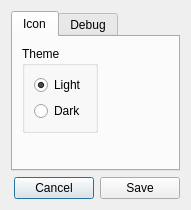
<?xml version="1.0" encoding="UTF-8"?>
<ui version="4.0">
 <class>PreferencesDialog</class>
 <widget class="QDialog" name="PreferencesDialog">
  <property name="geometry">
   <rect>
    <x>0</x>
    <y>0</y>
    <width>191</width>
    <height>210</height>
   </rect>
  </property>
  <property name="windowTitle">
   <string>Shade-X Preferences</string>
  </property>
  <property name="windowIcon">
   <iconset resource="Shade-X.qrc">
    <normaloff>:/files/icons/Shade-X.png</normaloff>:/files/icons/Shade-X.png</iconset>
  </property>
  <layout class="QGridLayout" name="gridLayout_9">
   <item row="0" column="0">
    <widget class="QTabWidget" name="tabWidget">
     <property name="currentIndex">
      <number>0</number>
     </property>
     <widget class="QWidget" name="tabIcon">
      <attribute name="title">
       <string>Icon</string>
      </attribute>
      <layout class="QGridLayout" name="gridLayout_8">
       <item row="1" column="1">
        <spacer name="horizontalSpacer_8">
         <property name="orientation">
          <enum>Qt::Horizontal</enum>
         </property>
         <property name="sizeHint" stdset="0">
          <size>
           <width>1</width>
           <height>20</height>
          </size>
         </property>
        </spacer>
       </item>
       <item row="0" column="0" rowspan="2">
        <layout class="QGridLayout" name="gridLayout_7">
         <item row="0" column="0" colspan="2">
          <widget class="QGroupBox" name="themeGroupBox">
           <property name="title">
            <string>Theme</string>
           </property>
           <layout class="QGridLayout" name="gridLayout">
            <item row="0" column="0">
             <layout class="QVBoxLayout" name="verticalLayout_7">
              <item>
               <widget class="QRadioButton" name="lightRadioButton">
                <property name="text">
                 <string>Light</string>
                </property>
                <property name="checked">
                 <bool>true</bool>
                </property>
                <attribute name="buttonGroup">
                 <string notr="true">themeGroup</string>
                </attribute>
               </widget>
              </item>
              <item>
               <widget class="QRadioButton" name="darkRadioButton">
                <property name="text">
                 <string>Dark</string>
                </property>
                <property name="checked">
                 <bool>false</bool>
                </property>
                <attribute name="buttonGroup">
                 <string notr="true">themeGroup</string>
                </attribute>
               </widget>
              </item>
             </layout>
            </item>
           </layout>
          </widget>
         </item>
        </layout>
       </item>
       <item row="2" column="0">
        <spacer name="verticalSpacer">
         <property name="orientation">
          <enum>Qt::Vertical</enum>
         </property>
         <property name="sizeHint" stdset="0">
          <size>
           <width>20</width>
           <height>40</height>
          </size>
         </property>
        </spacer>
       </item>
      </layout>
     </widget>
     <widget class="QWidget" name="tabDebug">
      <attribute name="title">
       <string>Debug</string>
      </attribute>
      <layout class="QGridLayout" name="gridLayout_3">
       <item row="0" column="0">
        <widget class="QCheckBox" name="debugWindowCheckBox">
         <property name="text">
          <string>Display debug window</string>
         </property>
        </widget>
       </item>
       <item row="0" column="1">
        <spacer name="horizontalSpacer_7">
         <property name="orientation">
          <enum>Qt::Horizontal</enum>
         </property>
         <property name="sizeHint" stdset="0">
          <size>
           <width>358</width>
           <height>20</height>
          </size>
         </property>
        </spacer>
       </item>
       <item row="1" column="0">
        <spacer name="verticalSpacer_3">
         <property name="orientation">
          <enum>Qt::Vertical</enum>
         </property>
         <property name="sizeHint" stdset="0">
          <size>
           <width>20</width>
           <height>485</height>
          </size>
         </property>
        </spacer>
       </item>
      </layout>
     </widget>
    </widget>
   </item>
   <item row="1" column="0">
    <layout class="QHBoxLayout" name="horizontalLayout_13">
     <item>
      <spacer name="horizontalSpacer_4">
       <property name="orientation">
        <enum>Qt::Horizontal</enum>
       </property>
       <property name="sizeHint" stdset="0">
        <size>
         <width>369</width>
         <height>20</height>
        </size>
       </property>
      </spacer>
     </item>
     <item>
      <layout class="QHBoxLayout" name="horizontalLayout_7">
       <item>
        <widget class="QPushButton" name="cancelPushButton">
         <property name="text">
          <string>Cancel</string>
         </property>
        </widget>
       </item>
       <item>
        <widget class="QPushButton" name="savePushButton">
         <property name="text">
          <string>Save</string>
         </property>
        </widget>
       </item>
      </layout>
     </item>
    </layout>
   </item>
  </layout>
 </widget>
 <resources>
  <include location="Shade-X.qrc"/>
 </resources>
 <connections/>
 <buttongroups>
  <buttongroup name="themeGroup"/>
 </buttongroups>
</ui>
